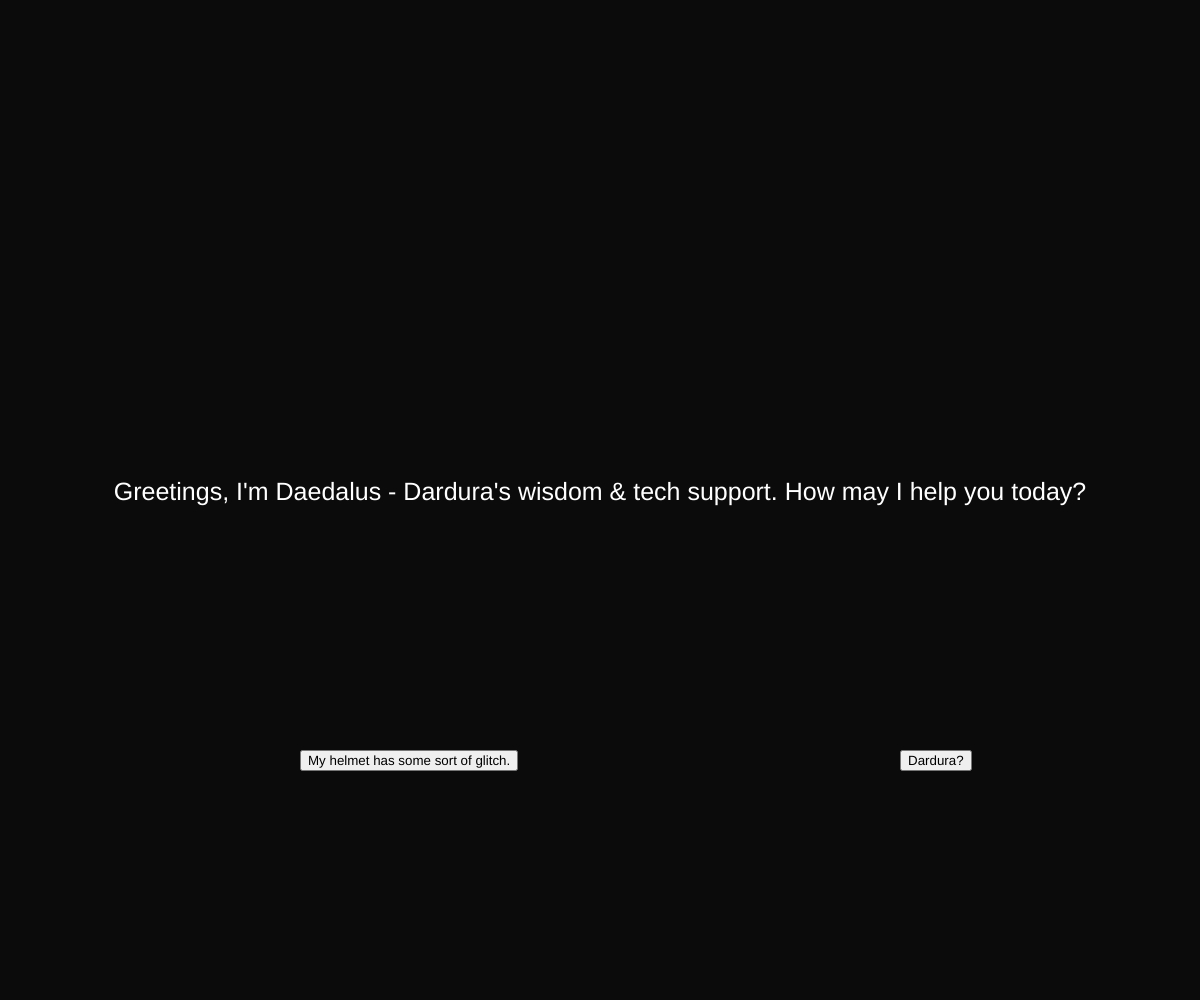
Frame 1 (no input)
Frame 60 (no input): identical to frame 1, image omitted
Frame 120 (the mouse pressed at the canvas centre since frame 60): identical to frame 1, image omitted

The p5.js sketch that drew this single still picture (run headless with seeded random() and noise() and a simulated clock; from frame 60 on, the mouse is pressed at the canvas centre):

// p5.js sketch
// ── sketch.js
let score = 0;
let button1Prompts = ["My helmet has some sort of glitch.",
                      "Can I ask about Dardura again?",
                      "My helmet has some sort of glitch.",
                      "Can I ask about Dardura again?",
                      "What else can you tell me about Dardura?", 
                      "What else can you tell me about Dardura?"
                     ];

let button2Prompts = ["Dardura?",
                      "is my error code.",
                      "What else can you tell me about Dardura?",
                      "is my error code.",
                      "Thanks!",
                      "What else can you tell me about Dardura?"
                     ];

let button1Answer = button1Prompts[score];
let button2Answer = button2Prompts[score];

let daedalusText = ["Greetings, I'm Daedalus - Dardura's wisdom & tech support. How may I help you today?", 
                    "Oh no! What happens to be your error code?",
                    "Dardura is developed by Dardura Co. Is an elite alternative to reality. It has millions of members who exclusively live there.",
                    "Doesn't look to be a known error code, please try again.",
                    "Sorry to hear your helmet is acting up, please reboot your system by holding the power button for 7 seconds.",
                    "Anything else I can help you with?",
                    "Not everyone is satisfied living in an alternative reality. A community has recently spawned who emphasizes living without Dardura. They call themselves iCarus",
                    "Dardura is run by no single person, but rather a group interested in giving power back to the people in this novel reality. As Kade Havoc says- Dardura is the elite reality that can truly allow its citizens to reach their potential without the restrictions of reality."
                   ];
let maxHistoryLength = 12;
 let errorCodeInput;
let chatHistory = []; 
function setup() {
    createCanvas(windowWidth, windowHeight);
    
    //button setup
    button1 = createButton(button1Answer);
    button2 = createButton(button2Answer);
    button1.id("button1");
    button2.id("button2");
    button1.position(width/4, 3* height/4);
    button1.mousePressed(button1Click);
    button2.position(3*width/4, 3* height/4);
    button2.mousePressed(button2Click);
    //errorcode input
    errorCodeInput = createInput('');
     errorCodeInput.id("errorCodeInput");
    errorCodeInput.position(3*width/4-120, 3* height/4);
    errorCodeInput.size(100);
    errorCodeInput.style('display','none');
}

function draw() {
    textAlign(CENTER);
    background(11);
    fill(255);
    textSize(25);
    text(daedalusText[score],width/2,height/2);
    button1Answer = button1Prompts[score];
    button2Answer = button2Prompts[score];
    //display number input only if needed
    if (score== 1|| score==3){
        errorCodeInput.style('display','block');
    }
    else{
        errorCodeInput.style('display','none');
    }
   
    document.getElementById("button1").innerHTML=button1Answer;
    document.getElementById("button2").innerHTML=button2Answer;
    
    for (let i = 0; i < chatHistory.length; i++) {
   
    chatHistory[i].display(i);
  }
  // put drawing code here
}


//onbutton1click
function button1Click() {
    chatHistory.splice(maxHistoryLength, 1)
    chatHistory.unshift(new History("Daedalus: "+daedalusText[score],chatHistory.length));
    
  if (score == 0){
      chatHistory.splice(maxHistoryLength, 1)
        chatHistory.unshift(new History("You: "+button1Prompts[score],chatHistory.length));
      score = 1;
  }
    else if (score == 1){
      chatHistory.splice(maxHistoryLength, 1)
        chatHistory.unshift(new History("You: "+button1Prompts[score],chatHistory.length));
      score = 2;
  }
  else if (score == 2){
      chatHistory.splice(maxHistoryLength, 1)
        chatHistory.unshift(new History("You: "+button1Prompts[score],chatHistory.length));
      score = 1;
  }

  
    console.log(score);
}
//onbutton2click
function button2Click() {
chatHistory.splice(maxHistoryLength, 1)
chatHistory.unshift(new History("Daedalus: "+daedalusText[score],chatHistory.length));
  if (score == 0){
      chatHistory.splice(maxHistoryLength, 1)
        chatHistory.unshift(new History("You: "+button2Prompts[score],chatHistory.length));
      score = 2;
  }
    if (score == 1 || score == 3){
      chatHistory.splice(maxHistoryLength, 1)
        chatHistory.unshift(new History("You: "+document.getElementById("errorCodeInput").value+" "+button2Prompts[score],chatHistory.length));
      
        if(document.getElementById("errorCodeInput").value == "8973"){
          
        score = 4;

        }
        else{
        score = 3 
        }
  }

  if (score == 2){
    chatHistory.splice(maxHistoryLength, 1)
      chatHistory.unshift(new History("Daedalus: "+button1Prompts[score],chatHistory.length));
    score = 6;
  }
    console.log(score);

     if (score == 4){
      chatHistory.splice(maxHistoryLength, 1)
        chatHistory.unshift(new History("Daedalus: "+daedalusText[score],chatHistory.length));
      score = 5;
  }
  else if (score == 5){
    chatHistory.splice(maxHistoryLength, 1)
      chatHistory.unshift(new History("Daedalus: "+daedalusText[score],chatHistory.length));
    score = 6;
}
else if (score == 6){
  chatHistory.splice(maxHistoryLength, 1)
    chatHistory.unshift(new History("Daedalus: "+daedalusText[score],chatHistory.length));
  score = 7;
}
}






class History {
  constructor(text,position) {
    this.text = text;
    this.x = windowWidth/2;
  }

  display(position) {
    this.x = windowWidth/2;
    this.y = windowHeight/2-10 - ((position+1) *30);
    textSize(15);
    text(this.text,this.x, this.y);
  }
}
